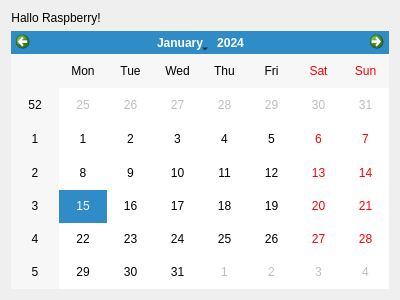
<?xml version="1.0" encoding="UTF-8"?>
<ui version="4.0">
 <class>Widget</class>
 <widget class="QWidget" name="Widget">
  <property name="geometry">
   <rect>
    <x>0</x>
    <y>0</y>
    <width>400</width>
    <height>300</height>
   </rect>
  </property>
  <property name="windowTitle">
   <string>Hallo</string>
  </property>
  <layout class="QVBoxLayout" name="verticalLayout">
   <item>
    <widget class="QLabel" name="label">
     <property name="sizePolicy">
      <sizepolicy hsizetype="Maximum" vsizetype="Preferred">
       <horstretch>0</horstretch>
       <verstretch>0</verstretch>
      </sizepolicy>
     </property>
     <property name="text">
      <string>Hallo Raspberry!</string>
     </property>
     <property name="alignment">
      <set>Qt::AlignCenter</set>
     </property>
    </widget>
   </item>
   <item>
    <widget class="QCalendarWidget" name="calendarWidget"/>
   </item>
  </layout>
 </widget>
 <layoutdefault spacing="6" margin="11"/>
 <resources/>
 <connections/>
</ui>
